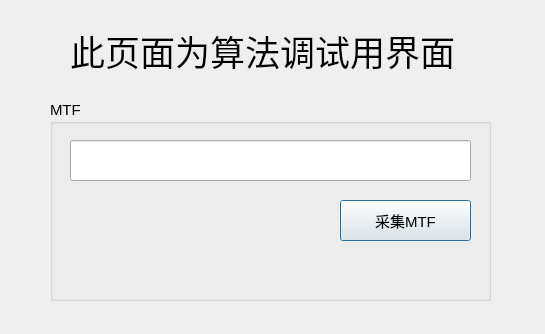
<?xml version="1.0" encoding="UTF-8"?>
<ui version="4.0">
 <class>XyAlgorithmDebug</class>
 <widget class="QDialog" name="XyAlgorithmDebug">
  <property name="geometry">
   <rect>
    <x>0</x>
    <y>0</y>
    <width>545</width>
    <height>334</height>
   </rect>
  </property>
  <property name="windowTitle">
   <string>Dialog</string>
  </property>
  <widget class="QLabel" name="label">
   <property name="geometry">
    <rect>
     <x>70</x>
     <y>20</y>
     <width>391</width>
     <height>61</height>
    </rect>
   </property>
   <property name="font">
    <font>
     <pointsize>26</pointsize>
     <weight>50</weight>
     <bold>false</bold>
    </font>
   </property>
   <property name="text">
    <string>此页面为算法调试用界面</string>
   </property>
  </widget>
  <widget class="QGroupBox" name="groupBox">
   <property name="geometry">
    <rect>
     <x>50</x>
     <y>100</y>
     <width>441</width>
     <height>201</height>
    </rect>
   </property>
   <property name="font">
    <font>
     <pointsize>11</pointsize>
    </font>
   </property>
   <property name="title">
    <string>MTF</string>
   </property>
   <widget class="QPushButton" name="btnCollectMtf">
    <property name="geometry">
     <rect>
      <x>290</x>
      <y>100</y>
      <width>131</width>
      <height>41</height>
     </rect>
    </property>
    <property name="font">
     <font>
      <pointsize>11</pointsize>
     </font>
    </property>
    <property name="text">
     <string>采集MTF</string>
    </property>
   </widget>
   <widget class="QLineEdit" name="lineEdit">
    <property name="geometry">
     <rect>
      <x>20</x>
      <y>40</y>
      <width>401</width>
      <height>41</height>
     </rect>
    </property>
    <property name="font">
     <font>
      <family>Microsoft YaHei UI</family>
      <pointsize>16</pointsize>
     </font>
    </property>
    <property name="text">
     <string/>
    </property>
   </widget>
  </widget>
  <widget class="QGroupBox" name="groupBox_2">
   <property name="enabled">
    <bool>false</bool>
   </property>
   <property name="geometry">
    <rect>
     <x>560</x>
     <y>100</y>
     <width>271</width>
     <height>101</height>
    </rect>
   </property>
   <property name="font">
    <font>
     <pointsize>11</pointsize>
    </font>
   </property>
   <property name="title">
    <string>温升记录焦温</string>
   </property>
   <widget class="QLabel" name="label_2">
    <property name="geometry">
     <rect>
      <x>30</x>
      <y>30</y>
      <width>71</width>
      <height>16</height>
     </rect>
    </property>
    <property name="font">
     <font>
      <pointsize>11</pointsize>
     </font>
    </property>
    <property name="text">
     <string>时长(分钟)</string>
    </property>
   </widget>
   <widget class="QLineEdit" name="editFTtimeout">
    <property name="geometry">
     <rect>
      <x>110</x>
      <y>30</y>
      <width>113</width>
      <height>21</height>
     </rect>
    </property>
    <property name="font">
     <font>
      <pointsize>11</pointsize>
     </font>
    </property>
   </widget>
   <widget class="QPushButton" name="btnStartRecordFT">
    <property name="geometry">
     <rect>
      <x>30</x>
      <y>60</y>
      <width>91</width>
      <height>24</height>
     </rect>
    </property>
    <property name="font">
     <font>
      <pointsize>11</pointsize>
     </font>
    </property>
    <property name="text">
     <string>开始记录</string>
    </property>
   </widget>
   <widget class="QPushButton" name="btnStopRecordFT">
    <property name="geometry">
     <rect>
      <x>140</x>
      <y>60</y>
      <width>75</width>
      <height>24</height>
     </rect>
    </property>
    <property name="font">
     <font>
      <pointsize>11</pointsize>
     </font>
    </property>
    <property name="text">
     <string>停止记录</string>
    </property>
   </widget>
  </widget>
  <widget class="QGroupBox" name="groupBox_3">
   <property name="enabled">
    <bool>false</bool>
   </property>
   <property name="geometry">
    <rect>
     <x>550</x>
     <y>240</y>
     <width>271</width>
     <height>101</height>
    </rect>
   </property>
   <property name="font">
    <font>
     <pointsize>11</pointsize>
    </font>
   </property>
   <property name="title">
    <string>Y16数据采集</string>
   </property>
   <widget class="QLabel" name="label_3">
    <property name="geometry">
     <rect>
      <x>30</x>
      <y>30</y>
      <width>71</width>
      <height>16</height>
     </rect>
    </property>
    <property name="font">
     <font>
      <pointsize>11</pointsize>
     </font>
    </property>
    <property name="text">
     <string>时长(分钟)</string>
    </property>
   </widget>
   <widget class="QLineEdit" name="editY16timeout">
    <property name="geometry">
     <rect>
      <x>110</x>
      <y>30</y>
      <width>113</width>
      <height>21</height>
     </rect>
    </property>
    <property name="font">
     <font>
      <pointsize>11</pointsize>
     </font>
    </property>
   </widget>
   <widget class="QPushButton" name="btnStartCollectY16">
    <property name="geometry">
     <rect>
      <x>30</x>
      <y>60</y>
      <width>91</width>
      <height>24</height>
     </rect>
    </property>
    <property name="font">
     <font>
      <pointsize>11</pointsize>
     </font>
    </property>
    <property name="text">
     <string>开始采集</string>
    </property>
   </widget>
   <widget class="QPushButton" name="btnStopCollectY16">
    <property name="geometry">
     <rect>
      <x>134</x>
      <y>60</y>
      <width>81</width>
      <height>24</height>
     </rect>
    </property>
    <property name="font">
     <font>
      <pointsize>11</pointsize>
     </font>
    </property>
    <property name="text">
     <string>停止采集</string>
    </property>
   </widget>
  </widget>
 </widget>
 <resources/>
 <connections/>
</ui>
